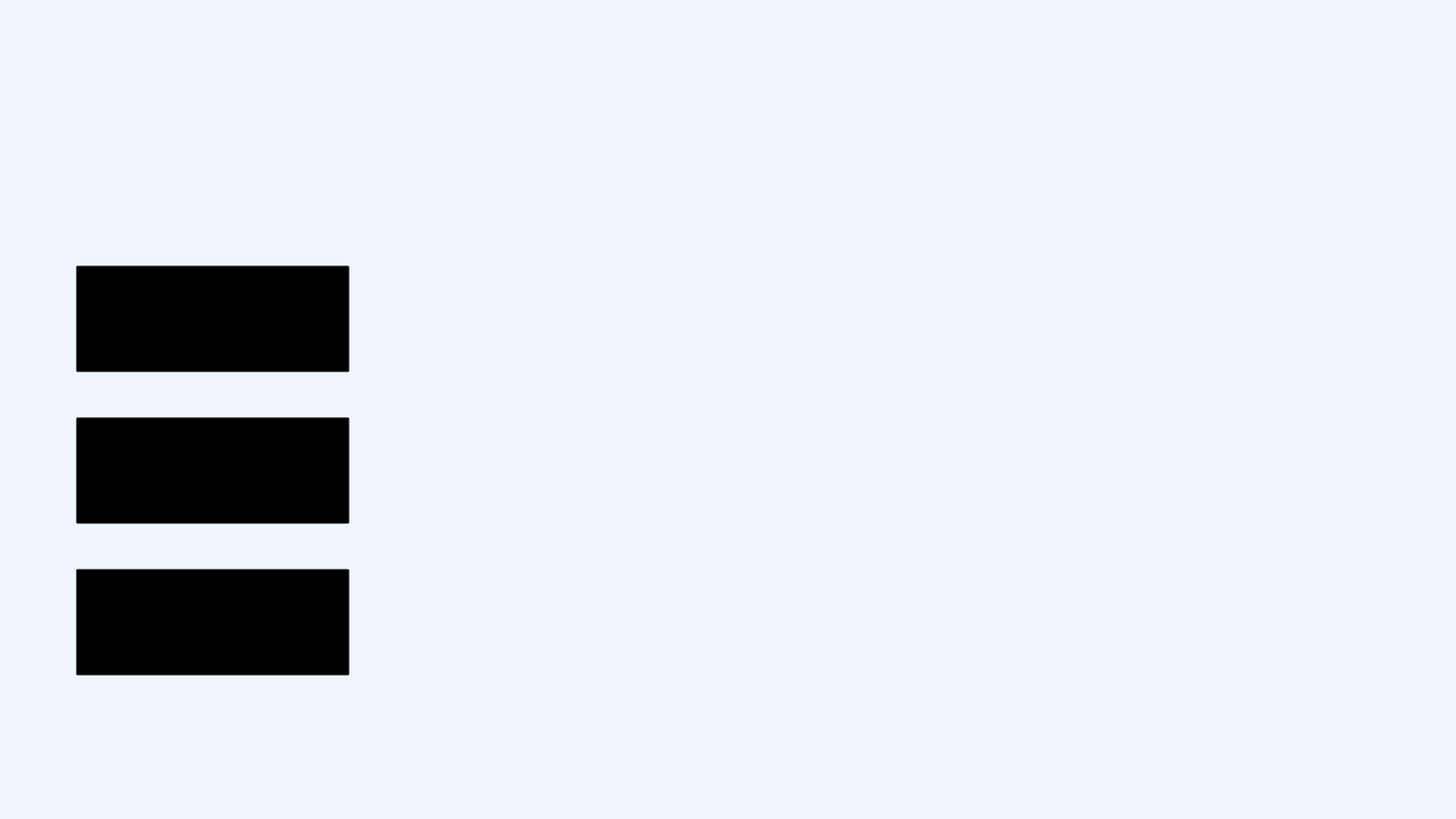
<?xml version="1.0" encoding="UTF-8"?>
<ui version="4.0">
 <class>MainWindow</class>
 <widget class="QMainWindow" name="MainWindow">
  <property name="geometry">
   <rect>
    <x>0</x>
    <y>0</y>
    <width>1920</width>
    <height>1080</height>
   </rect>
  </property>
  <property name="windowTitle">
   <string>MainWindow</string>
  </property>
  <property name="styleSheet">
   <string notr="true">background-color: rgb(240, 245, 253);</string>
  </property>
  <widget class="QWidget" name="centralwidget">
   <widget class="QPushButton" name="start_game">
    <property name="geometry">
     <rect>
      <x>100</x>
      <y>350</y>
      <width>361</width>
      <height>141</height>
     </rect>
    </property>
    <property name="font">
     <font>
      <family>Tahoma</family>
      <pointsize>26</pointsize>
      <weight>75</weight>
      <bold>true</bold>
     </font>
    </property>
    <property name="styleSheet">
     <string notr="true">QPushButton {
    color: black;
    background-color: transparent;
}

QPushButton:hover {
    background-color: #A9A9A9; /* тёмно-серый цвет при наведении */
}</string>
    </property>
    <property name="text">
     <string>НАЧАТЬ ИГРУ</string>
    </property>
   </widget>
   <widget class="QPushButton" name="rules_game">
    <property name="geometry">
     <rect>
      <x>100</x>
      <y>550</y>
      <width>361</width>
      <height>141</height>
     </rect>
    </property>
    <property name="font">
     <font>
      <family>Tahoma</family>
      <pointsize>26</pointsize>
      <weight>75</weight>
      <bold>true</bold>
     </font>
    </property>
    <property name="styleSheet">
     <string notr="true">QPushButton {
    color: black;
    background-color: transparent;
}

QPushButton:hover {
    background-color: #A9A9A9; /* тёмно-серый цвет при наведении */
}</string>
    </property>
    <property name="text">
     <string>ОБ ИГРЕ</string>
    </property>
   </widget>
   <widget class="QPushButton" name="exit_game">
    <property name="geometry">
     <rect>
      <x>100</x>
      <y>750</y>
      <width>361</width>
      <height>141</height>
     </rect>
    </property>
    <property name="font">
     <font>
      <family>Tahoma</family>
      <pointsize>26</pointsize>
      <weight>75</weight>
      <bold>true</bold>
     </font>
    </property>
    <property name="styleSheet">
     <string notr="true">QPushButton {
    color: black;
    background-color: transparent;
}

QPushButton:hover {
    background-color: #A9A9A9; /* тёмно-серый цвет при наведении */
}</string>
    </property>
    <property name="text">
     <string>ВЫХОД</string>
    </property>
   </widget>
   <widget class="QPushButton" name="pushButton">
    <property name="geometry">
     <rect>
      <x>1800</x>
      <y>990</y>
      <width>91</width>
      <height>71</height>
     </rect>
    </property>
    <property name="text">
     <string/>
    </property>
    <property name="icon">
     <iconset>
      <normaloff>image/unmute.png</normaloff>image/unmute.png</iconset>
    </property>
    <property name="iconSize">
     <size>
      <width>120</width>
      <height>70</height>
     </size>
    </property>
    <property name="checkable">
     <bool>true</bool>
    </property>
    <property name="checked">
     <bool>false</bool>
    </property>
    <property name="flat">
     <bool>true</bool>
    </property>
   </widget>
   <widget class="QLabel" name="fon_menu">
    <property name="geometry">
     <rect>
      <x>700</x>
      <y>100</y>
      <width>1050</width>
      <height>968</height>
     </rect>
    </property>
    <property name="text">
     <string/>
    </property>
    <property name="pixmap">
     <pixmap>image/snapedit_1709106676297.png</pixmap>
    </property>
    <property name="scaledContents">
     <bool>true</bool>
    </property>
   </widget>
   <zorder>fon_menu</zorder>
   <zorder>start_game</zorder>
   <zorder>rules_game</zorder>
   <zorder>exit_game</zorder>
   <zorder>pushButton</zorder>
  </widget>
 </widget>
 <resources/>
 <connections/>
</ui>
